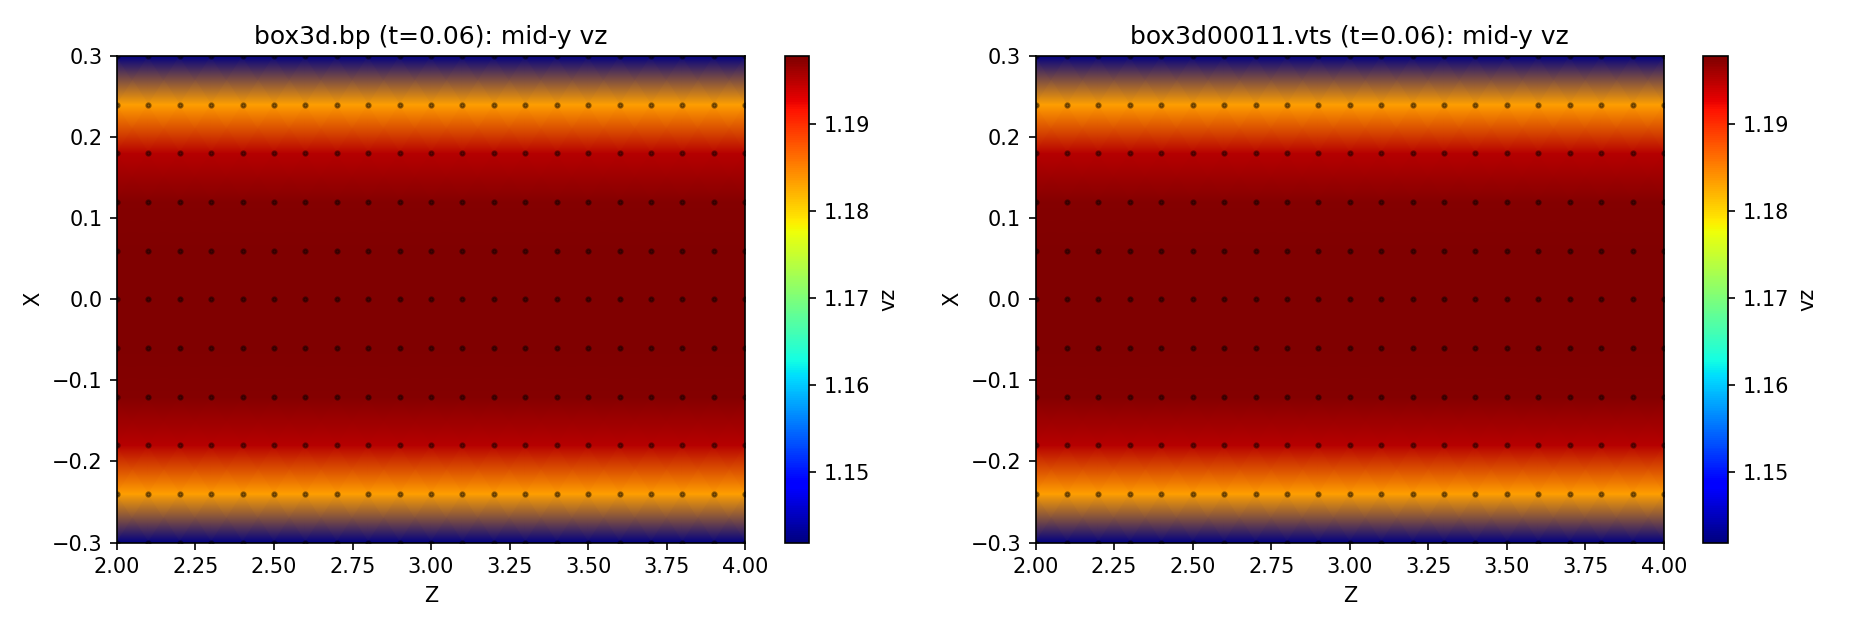

This figure's Python source:
"""Visualize the ADIOS2 .bp backend output (Plan F).

Usage:  python test_bp_viz.py [field]     # field defaults to "vz" (also "temp")

Loads the latest step of box3d.bp (feBox3d->process(..., "adios")) via the
adios2 python bindings and draws two panels of a mid-y x-z slice:
  left  -- the .bp field;
  right -- the paired box3d0000N.vts field (same interpolation), as a visual A/B.
Confirms the BP path opens and carries the right data. Falls back to a synthetic
analytic slice when box3d.bp does not exist yet (before the case has been run).
Writes test_bp_viz.png; shows the figure if a display is available.
"""
import glob
import os
import sys

import numpy as np

import matplotlib

if not os.environ.get("DISPLAY"):
    matplotlib.use("Agg")  # headless-safe
import matplotlib.pyplot as plt

import fe_read

X0 = (-0.3, -0.3, 2.0)  # must match turbPipe.udf::feBox3d
X1 = (0.3, 0.3, 4.0)
DIMS = (11, 7, 21)

FIELD = sys.argv[1] if len(sys.argv) > 1 else "vz"


def slice_from(d, field):
    """Mid-y x-z slice (nz, nx) of a loaded box dict."""
    nx, ny, nz = d["dims"]
    X = d["X"].reshape((nz, ny, nx))[:, ny // 2, :]
    Z = d["Z"].reshape((nz, ny, nx))[:, ny // 2, :]
    F = np.asarray(d[field], dtype=np.float64).reshape((nz, ny, nx))[:, ny // 2, :]
    return X, Z, F


def synthetic():
    nx, ny, nz = DIMS
    x = np.linspace(X0[0], X1[0], nx)
    y = np.linspace(X0[1], X1[1], ny)
    z = np.linspace(X0[2], X1[2], nz)
    Z3, Y3, X3 = np.meshgrid(z, y, x, indexing="ij")
    F3 = fe_read.ref_vz(X3, Y3, Z3, 0.0) if FIELD == "vz" else fe_read.ref_T(X3, Y3, Z3)
    return X3[:, ny // 2, :], Z3[:, ny // 2, :], F3[:, ny // 2, :]


bp = sorted(glob.glob("box3d.bp")) and os.path.isdir("box3d.bp")
panels = []
if bp:
    db = fe_read.load("box3d.bp")
    panels.append((f"box3d.bp (t={db['time']:g})", *slice_from(db, FIELD)))
    vts = sorted(glob.glob("box3d[0-9]*.vts"))
    if vts:
        dv = fe_read.load(vts[-1])
        panels.append((f"{vts[-1]} (t={dv['time']:g})", *slice_from(dv, FIELD)))
else:
    panels.append(("(synthetic analytic)", *synthetic()))

fig, axes = plt.subplots(1, len(panels), figsize=(6.2 * len(panels), 4.2), squeeze=False)
vmin = min(F.min() for _, _, _, F in panels)
vmax = max(F.max() for _, _, _, F in panels)
for ax, (title, X, Z, F) in zip(axes[0], panels):
    pc = ax.pcolormesh(Z, X, F, shading="gouraud", cmap="jet", vmin=vmin, vmax=vmax)
    ax.scatter(Z, X, s=4, c="k", alpha=0.4)
    fig.colorbar(pc, ax=ax).set_label(FIELD)
    ax.set_xlabel("Z")
    ax.set_ylabel("X")
    ax.set_title(f"{title}: mid-y {FIELD}")

fig.tight_layout()
fig.savefig("test_bp_viz.png", dpi=150)
print("wrote test_bp_viz.png")
if matplotlib.get_backend().lower() != "agg":
    plt.show()
